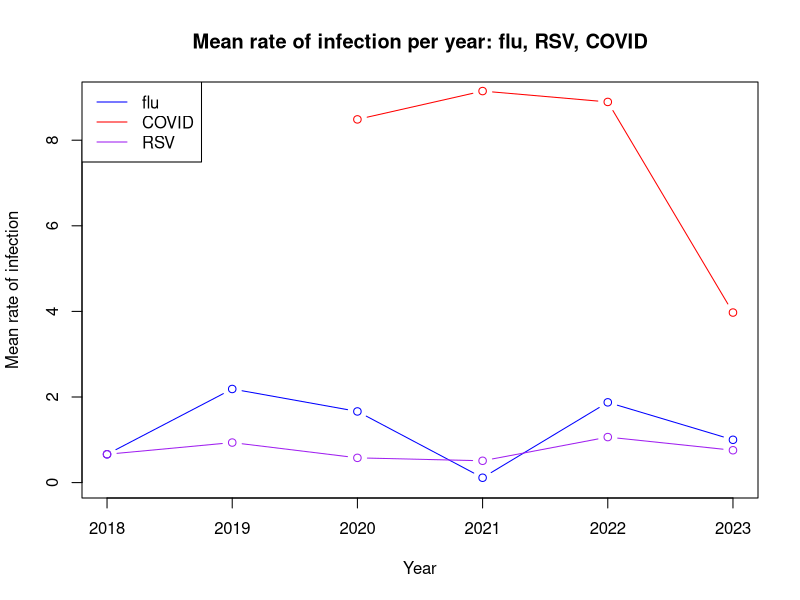

Write the R code that produced this figure.
# Week 1 assignment 
# Calculating mean rate of infection for each flu/RSV/COVID for each year 

library(tidyverse)

resp_dd <- read.csv("data/Rates_of_Laboratory-Confirmed_RSV__COVID-19__and_Flu_Hospitalizations_from_the_RESP-NET_Surveillance_Systems_20240115.csv")

# Extracts data combined from all genders, races/ethnicities, age groups, and 
# geographical locations given a specified year and disease monitoring network 
# (i.e., FluSurv-NET, RSV-NET, COVID-NET)
#
# INPUT 
# disease_net = specified disease network (input as str)
# year = year disease data collected (input as str)
#
# OUTPUT
# a data frame of combined data for specified year and disease monitoring network
get_overall_yearly_dd <- function( disease_net, year ) {

    ( resp_dd 
    %>% filter( Surveillance.Network == disease_net, 
                MMWR.Year == year,
                Age.group == 'Overall', 
                Sex == 'Overall', 
                Race.Ethnicity == 'Overall', 
                Site == 'Overall' ) )
  
}

# extracting combined data from flu for each year into separate data frames 
# & calculating mean overall rate for each year for flu 
mean_rate_flu2018 <- mean(get_overall_yearly_dd('FluSurv-NET', '2018')$Weekly.Rate)
mean_rate_flu2019 <- mean(get_overall_yearly_dd('FluSurv-NET', '2019')$Weekly.Rate)
mean_rate_flu2020 <- mean(get_overall_yearly_dd('FluSurv-NET', '2020')$Weekly.Rate)
mean_rate_flu2021 <- mean(get_overall_yearly_dd('FluSurv-NET', '2021')$Weekly.Rate)
mean_rate_flu2022 <- mean(get_overall_yearly_dd('FluSurv-NET', '2022')$Weekly.Rate)
mean_rate_flu2023 <- mean(get_overall_yearly_dd('FluSurv-NET', '2023')$Weekly.Rate)
mean_rate_flu_yearly <- c(mean_rate_flu2018, mean_rate_flu2019, mean_rate_flu2020, 
                          mean_rate_flu2021, mean_rate_flu2022, mean_rate_flu2023)

# extracting combined data from RSV for each year into separate data frames 
# & calculating mean overall rate for each year for RSV
mean_rate_RSV2018 <- mean(get_overall_yearly_dd('RSV-NET', '2018')$Weekly.Rate)
mean_rate_RSV2019 <- mean(get_overall_yearly_dd('RSV-NET', '2019')$Weekly.Rate)
mean_rate_RSV2020 <- mean(get_overall_yearly_dd('RSV-NET', '2020')$Weekly.Rate)
mean_rate_RSV2021 <- mean(get_overall_yearly_dd('RSV-NET', '2021')$Weekly.Rate)
mean_rate_RSV2022 <- mean(get_overall_yearly_dd('RSV-NET', '2022')$Weekly.Rate)
mean_rate_RSV2023 <- mean(get_overall_yearly_dd('RSV-NET', '2023')$Weekly.Rate)
mean_rate_RSV_yearly <- c(mean_rate_RSV2018, mean_rate_RSV2019, mean_rate_RSV2020, 
                          mean_rate_RSV2021, mean_rate_RSV2022, mean_rate_RSV2023)

# extracting combined data from COVID for each year into separate data frames 
# & calculating mean overall rate for each year for COVID
mean_rate_COVID2020 <- mean(get_overall_yearly_dd('COVID-NET', '2020')$Weekly.Rate)
mean_rate_COVID2021 <- mean(get_overall_yearly_dd('COVID-NET', '2021')$Weekly.Rate)
mean_rate_COVID2022 <- mean(get_overall_yearly_dd('COVID-NET', '2022')$Weekly.Rate)
mean_rate_COVID2023 <- mean(get_overall_yearly_dd('COVID-NET', '2023')$Weekly.Rate)
mean_rate_COVID_yearly <- c(NA, NA, mean_rate_COVID2020, mean_rate_COVID2021, 
                            mean_rate_COVID2022, mean_rate_COVID2023)

plot(2018:2023, type='b', mean_rate_flu_yearly, col='blue', ylim=c(0,9), xlab='Year', ylab='Mean rate of infection')
points(2018:2023, type='b', mean_rate_COVID_yearly, col='red')
points(2018:2023, type='b', mean_rate_RSV_yearly, col='purple')
legend('topleft', legend=c('flu', 'COVID', 'RSV'), col=c('blue', 'red', 'purple'), lty=1)
title('Mean rate of infection per year: flu, RSV, COVID')

